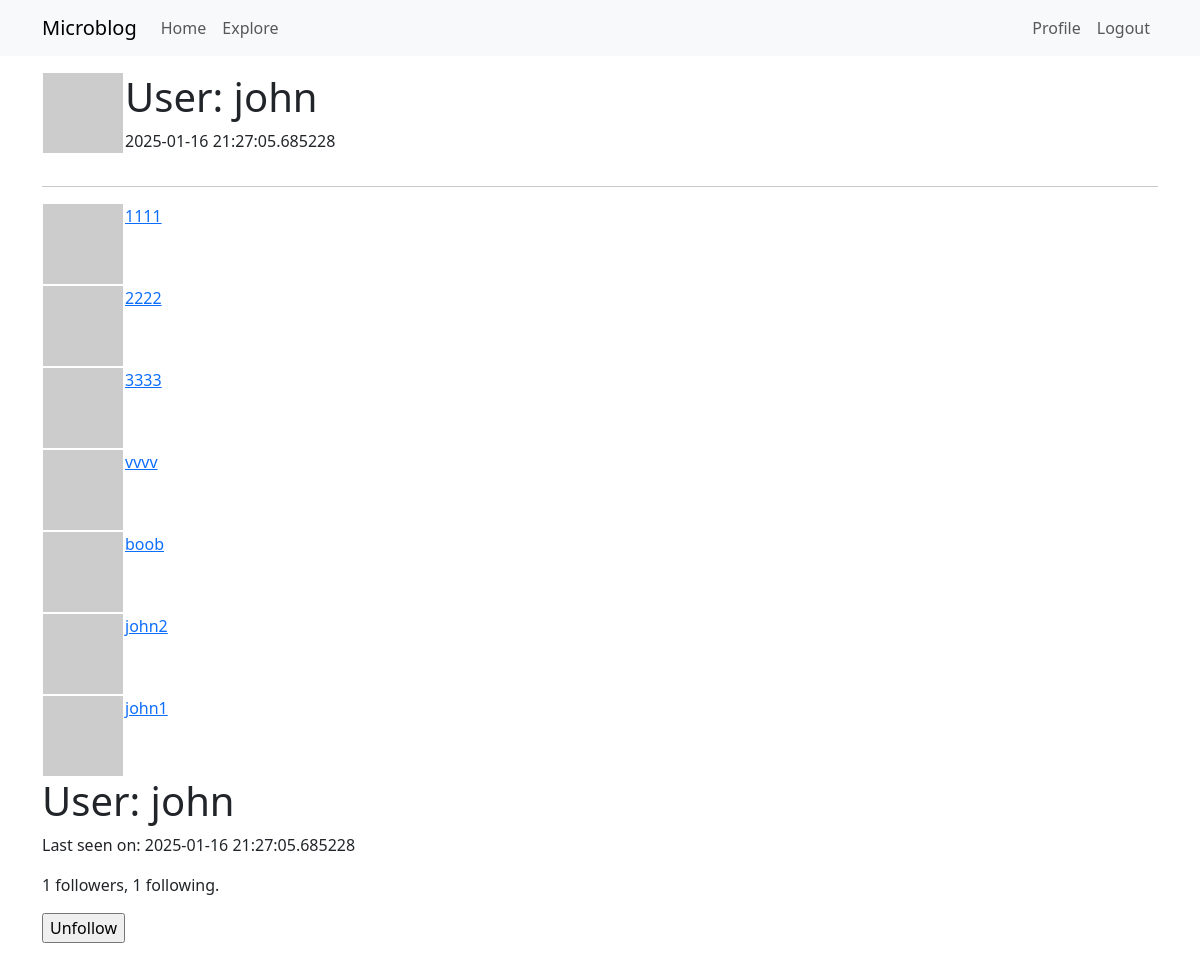
/user/john (signed in), run on the app's committed database.
### app/models.py (models this page shows, shortened)
class User(UserMixin, db.Model):
    id: so.Mapped[int] = so.mapped_column(primary_key=True)
    username: so.Mapped[str] = \
        so.mapped_column(sa.String(64), index=True, unique=True)
    email: so.Mapped[str] = so.mapped_column(sa.String(120),
                                             index=True, unique=True)
    password_hash: so.Mapped[Optional[str]] = so.mapped_column(sa.String(256))
    posts: so.WriteOnlyMapped['Post'] = \
        so.relationship(back_populates='author')
    about_me: so.Mapped[Optional[str]] = so.mapped_column(sa.String(140))
    last_seen: so.Mapped[Optional[datetime]] \
        = so.mapped_column(default=lambda: datetime.now(timezone.utc))
    following: so.WriteOnlyMapped['User'] = so.relationship(
        secondary=followers,
        primaryjoin=(followers.c.follower_id == id),
        secondaryjoin=(followers.c.followed_id == id),
        back_populates='followers'
    )
    followers: so.WriteOnlyMapped['User'] = so.relationship(
        secondary=followers,
        primaryjoin=(followers.c.followed_id == id),
        secondaryjoin=(followers.c.follower_id == id),
        back_populates='following'
    )
    def avatar(self, size):
        digest = md5(self.email.lower().encode('utf-8')).hexdigest()
        return f"https://www.gravatar.com/avatar/{digest}?d=identicon&s={size}"
    def is_following(self, user):
        query = self.following.select().where(User.id == user.id)
        return db.session.scalar(query) is not None
    def followers_count(self):
        query = sa.select(sa.func.count()).select_from(
            self.followers.select().subquery())
        return db.session.scalar(query)
    def following_count(self):
        query = sa.select(sa.func.count()).select_from(
            self.following.select().subquery())
        return db.session.scalar(query)

class Post(db.Model):
    id: so.Mapped[int] = so.mapped_column(primary_key=True)
    body: so.Mapped[str] = so.mapped_column(sa.String(140))
    timestamp: so.Mapped[datetime] = so.mapped_column(
        index=True, default=lambda: datetime.now(timezone.utc))
    user_id: so.Mapped[int] = so.mapped_column(sa.ForeignKey(User.id),
                                               index=True)
    author: so.Mapped[User] = so.relationship(back_populates='posts')

### app/routes.py (the view)
@app.route("/user/<username>")
@login_required
def user(username):
    user = db.first_or_404(sa.select(User).where(User.username == username))
    page = request.args.get('page', 1, type=int)
    query = user.posts.select().order_by(Post.timestamp.desc())
    posts = db.paginate(query, page=page,
                        per_page=app.config['POSTS_PER_PAGE'],
                        error_out=False)
    next_url = url_for('user', username=user.username, page=posts.next_num) \
        if posts.has_next else None
    prev_url = url_for('user', username=user.username, page=posts.prev_num) \
        if posts.has_prev else None
    form = EmptyForm()
    return render_template(
                            'user.html',
                            user=user,
                            posts=posts.items,
                            next_url=next_url,
                            prev_url=prev_url,
                            form=form
                        )

### app/forms.py
class EmptyForm(FlaskForm):
    submit = SubmitField('Submit')

### app/models.py (called while the page is built)
@login.user_loader
def load_user(id):
    return db.session.get(User, int(id))

### app/routes.py (called while the page is built)
@app.before_request
def before_request():
    if current_user.is_authenticated:
        current_user.last_seen = datetime.now(timezone.utc)
        db.session.commit()

### app/templates/user.html (shortened to what this page needs)
{% extends "base.html" %}
{% block content %}
<table>
    <tr valign="top">
        <td><img src="{{ user.avatar(128)}}"></td>
        <td>
            <h1>User: {{ user.username }}</h1>
            {% if user.last_seen %}
                <p>{{ user.last_seen }}</p>
            {% endif %}
        </td>
    </tr>
</table>
<hr />
<table>
{% for post in posts %}
    {% include "_post.html" %}
{% endfor %}
<h1>User: {{ user.username }}</h1>
{% if user.last_seen %}<p>Last seen on: {{ user.last_seen }}</p>{% endif %}
<p>{{ user.followers_count() }} followers, {{ user.following_count() }} following.</p>
{% if user == current_user %}
    <p><a href="{{ url_for('edit_profile') }}">Edit your profile</a></p>
{% else %}
    <p>
        <form action="{{ url_for('unfollow', username=user.username) }}" method="post">
            {{ form.submit(value='Unfollow') }}
        </form>
    </p>
{% endif %}
{% endblock content %}

### app/templates/_post.html
<table>
    <tr valign="top">
        <td><img src="{{ post.author.avatar(36) }}"></td>
        <td><a href="{{ url_for('user', username=post.author.username) }}"
            {{ post.author.username }} says:<br>{{ post.body }}</td>
    </tr>
</table>

### data on the page
User: username "john", last_seen "2025-01-16 21:27:05.685228"
Post: body "1111"
Post: body "2222"
Post: body "3333"
Post: body "vvvv"
Post: body "boob"
Post: body "john2"
Post: body "john1"

### other printed values
{{ user.followers_count() }} "1"
{{ user.following_count() }} "1"
